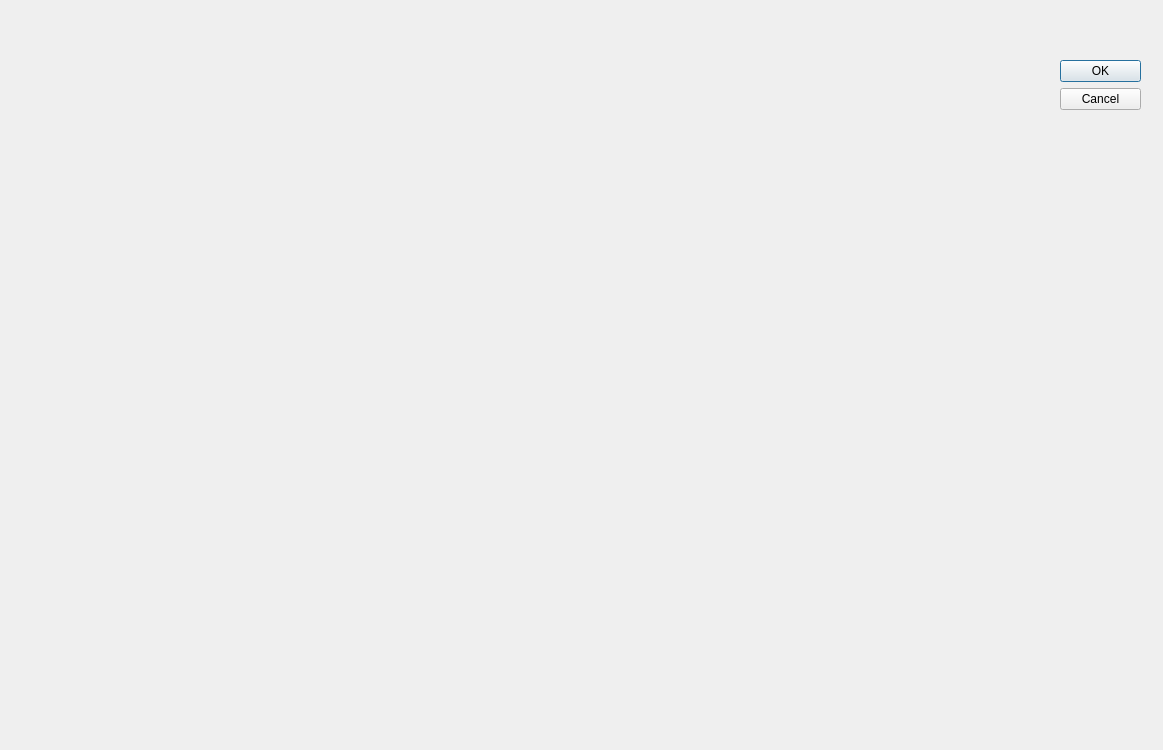
<?xml version="1.0" encoding="UTF-8"?>
<ui version="4.0">
 <class>log</class>
 <widget class="QDialog" name="log">
  <property name="geometry">
   <rect>
    <x>0</x>
    <y>0</y>
    <width>1163</width>
    <height>750</height>
   </rect>
  </property>
  <property name="windowTitle">
   <string>Dialog</string>
  </property>
  <widget class="QDialogButtonBox" name="buttonBox">
   <property name="geometry">
    <rect>
     <x>1060</x>
     <y>60</y>
     <width>81</width>
     <height>241</height>
    </rect>
   </property>
   <property name="orientation">
    <enum>Qt::Vertical</enum>
   </property>
   <property name="standardButtons">
    <set>QDialogButtonBox::Cancel|QDialogButtonBox::Ok</set>
   </property>
  </widget>
 </widget>
 <resources/>
 <connections>
  <connection>
   <sender>buttonBox</sender>
   <signal>accepted()</signal>
   <receiver>log</receiver>
   <slot>accept()</slot>
   <hints>
    <hint type="sourcelabel">
     <x>248</x>
     <y>254</y>
    </hint>
    <hint type="destinationlabel">
     <x>157</x>
     <y>274</y>
    </hint>
   </hints>
  </connection>
  <connection>
   <sender>buttonBox</sender>
   <signal>rejected()</signal>
   <receiver>log</receiver>
   <slot>reject()</slot>
   <hints>
    <hint type="sourcelabel">
     <x>316</x>
     <y>260</y>
    </hint>
    <hint type="destinationlabel">
     <x>286</x>
     <y>274</y>
    </hint>
   </hints>
  </connection>
 </connections>
</ui>
